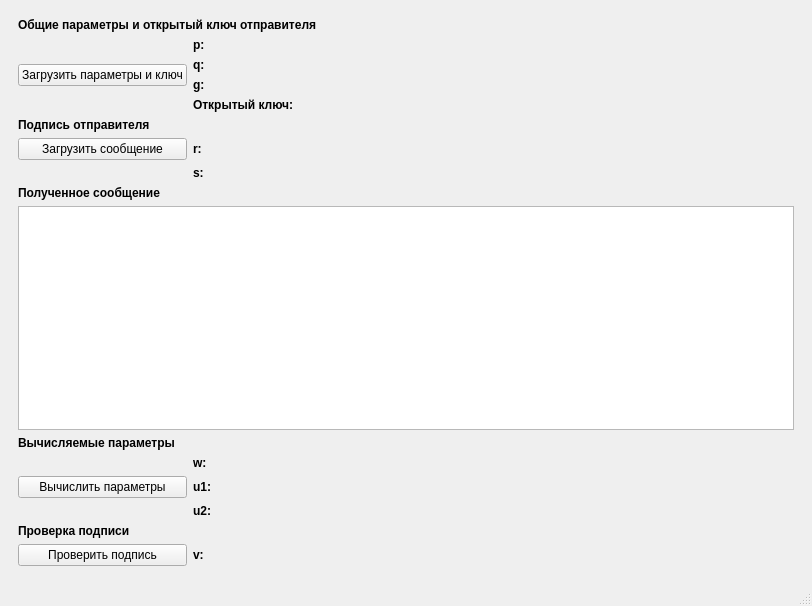
<?xml version="1.0" encoding="UTF-8"?>
<ui version="4.0">
 <class>DSA</class>
 <widget class="QMainWindow" name="DSA">
  <property name="geometry">
   <rect>
    <x>0</x>
    <y>0</y>
    <width>812</width>
    <height>606</height>
   </rect>
  </property>
  <property name="windowTitle">
   <string>DSA</string>
  </property>
  <widget class="QWidget" name="centralwidget">
   <layout class="QGridLayout" name="gridLayout_4">
    <item row="0" column="0">
     <widget class="QStackedWidget" name="stackedWidget">
      <property name="sizePolicy">
       <sizepolicy hsizetype="Preferred" vsizetype="Preferred">
        <horstretch>0</horstretch>
        <verstretch>0</verstretch>
       </sizepolicy>
      </property>
      <property name="currentIndex">
       <number>2</number>
      </property>
      <widget class="QWidget" name="pageChoice">
       <layout class="QGridLayout" name="gridLayout_2">
        <item row="0" column="0">
         <widget class="QPushButton" name="senderButton">
          <property name="text">
           <string>Отправитель</string>
          </property>
         </widget>
        </item>
        <item row="0" column="1">
         <widget class="QPushButton" name="receiverButton">
          <property name="text">
           <string>Получатель</string>
          </property>
         </widget>
        </item>
       </layout>
      </widget>
      <widget class="QWidget" name="pageSender">
       <layout class="QGridLayout" name="gridLayout_3">
        <property name="horizontalSpacing">
         <number>6</number>
        </property>
        <item row="1" column="0">
         <widget class="QPushButton" name="generateParamsButton">
          <property name="text">
           <string>Сгенерировать общие параметры</string>
          </property>
         </widget>
        </item>
        <item row="12" column="0" rowspan="2">
         <widget class="QPushButton" name="signButton">
          <property name="text">
           <string>Подписать</string>
          </property>
         </widget>
        </item>
        <item row="7" column="0">
         <widget class="QPushButton" name="saveKeysButton">
          <property name="text">
           <string>Сохранить ключи</string>
          </property>
         </widget>
        </item>
        <item row="4" column="0">
         <widget class="QLabel" name="senderKeys">
          <property name="sizePolicy">
           <sizepolicy hsizetype="Preferred" vsizetype="Preferred">
            <horstretch>0</horstretch>
            <verstretch>0</verstretch>
           </sizepolicy>
          </property>
          <property name="font">
           <font>
            <weight>75</weight>
            <bold>true</bold>
           </font>
          </property>
          <property name="lineWidth">
           <number>-2</number>
          </property>
          <property name="text">
           <string>Ключи отправителя</string>
          </property>
         </widget>
        </item>
        <item row="1" column="1">
         <widget class="QPushButton" name="p_checkButton">
          <property name="sizePolicy">
           <sizepolicy hsizetype="Fixed" vsizetype="Fixed">
            <horstretch>0</horstretch>
            <verstretch>0</verstretch>
           </sizepolicy>
          </property>
          <property name="text">
           <string>!</string>
          </property>
         </widget>
        </item>
        <item row="1" column="2">
         <widget class="QLabel" name="p_sender">
          <property name="sizePolicy">
           <sizepolicy hsizetype="Expanding" vsizetype="Preferred">
            <horstretch>0</horstretch>
            <verstretch>0</verstretch>
           </sizepolicy>
          </property>
          <property name="font">
           <font>
            <weight>75</weight>
            <bold>true</bold>
           </font>
          </property>
          <property name="lineWidth">
           <number>-2</number>
          </property>
          <property name="text">
           <string>p:</string>
          </property>
         </widget>
        </item>
        <item row="2" column="2">
         <widget class="QLabel" name="q_sender">
          <property name="sizePolicy">
           <sizepolicy hsizetype="Preferred" vsizetype="Preferred">
            <horstretch>0</horstretch>
            <verstretch>0</verstretch>
           </sizepolicy>
          </property>
          <property name="font">
           <font>
            <weight>75</weight>
            <bold>true</bold>
           </font>
          </property>
          <property name="lineWidth">
           <number>-2</number>
          </property>
          <property name="text">
           <string>q:</string>
          </property>
         </widget>
        </item>
        <item row="8" column="0">
         <widget class="QPushButton" name="generateKButton">
          <property name="text">
           <string>Сгенерировать k</string>
          </property>
         </widget>
        </item>
        <item row="5" column="0">
         <widget class="QPushButton" name="generateKeysButton">
          <property name="text">
           <string>Сгенерировать ключи</string>
          </property>
         </widget>
        </item>
        <item row="11" column="0">
         <widget class="QLabel" name="senderMessageHash">
          <property name="sizePolicy">
           <sizepolicy hsizetype="Preferred" vsizetype="Preferred">
            <horstretch>0</horstretch>
            <verstretch>0</verstretch>
           </sizepolicy>
          </property>
          <property name="font">
           <font>
            <weight>75</weight>
            <bold>true</bold>
           </font>
          </property>
          <property name="lineWidth">
           <number>-2</number>
          </property>
          <property name="text">
           <string>Хэш сообщения:</string>
          </property>
         </widget>
        </item>
        <item row="0" column="0">
         <widget class="QLabel" name="senderParams">
          <property name="sizePolicy">
           <sizepolicy hsizetype="Preferred" vsizetype="Preferred">
            <horstretch>0</horstretch>
            <verstretch>0</verstretch>
           </sizepolicy>
          </property>
          <property name="font">
           <font>
            <weight>75</weight>
            <bold>true</bold>
           </font>
          </property>
          <property name="lineWidth">
           <number>-2</number>
          </property>
          <property name="text">
           <string>Общие параметры</string>
          </property>
         </widget>
        </item>
        <item row="3" column="0">
         <widget class="QPushButton" name="saveParamsButton">
          <property name="text">
           <string>Сохранить общие параметры</string>
          </property>
         </widget>
        </item>
        <item row="2" column="0">
         <widget class="QPushButton" name="uploadParamsButton">
          <property name="sizePolicy">
           <sizepolicy hsizetype="Minimum" vsizetype="Fixed">
            <horstretch>0</horstretch>
            <verstretch>0</verstretch>
           </sizepolicy>
          </property>
          <property name="text">
           <string>Загрузить общие параметры</string>
          </property>
         </widget>
        </item>
        <item row="6" column="0">
         <widget class="QPushButton" name="uploadKeysButton">
          <property name="text">
           <string>Загрузить ключи</string>
          </property>
         </widget>
        </item>
        <item row="9" column="0">
         <widget class="QLabel" name="senderMessage">
          <property name="sizePolicy">
           <sizepolicy hsizetype="Preferred" vsizetype="Preferred">
            <horstretch>0</horstretch>
            <verstretch>0</verstretch>
           </sizepolicy>
          </property>
          <property name="font">
           <font>
            <weight>75</weight>
            <bold>true</bold>
           </font>
          </property>
          <property name="lineWidth">
           <number>-2</number>
          </property>
          <property name="text">
           <string>Ввод сообщения</string>
          </property>
         </widget>
        </item>
        <item row="10" column="0" colspan="3">
         <widget class="QTextEdit" name="textMessageSender"/>
        </item>
        <item row="14" column="0">
         <widget class="QPushButton" name="saveButton">
          <property name="text">
           <string>Сохранить</string>
          </property>
         </widget>
        </item>
        <item row="2" column="1">
         <widget class="QPushButton" name="q_checkButton">
          <property name="sizePolicy">
           <sizepolicy hsizetype="Minimum" vsizetype="Fixed">
            <horstretch>0</horstretch>
            <verstretch>0</verstretch>
           </sizepolicy>
          </property>
          <property name="layoutDirection">
           <enum>Qt::LeftToRight</enum>
          </property>
          <property name="text">
           <string>!</string>
          </property>
         </widget>
        </item>
        <item row="5" column="1" colspan="2">
         <widget class="QLabel" name="senderPublicKey">
          <property name="sizePolicy">
           <sizepolicy hsizetype="Preferred" vsizetype="Preferred">
            <horstretch>0</horstretch>
            <verstretch>0</verstretch>
           </sizepolicy>
          </property>
          <property name="font">
           <font>
            <weight>75</weight>
            <bold>true</bold>
           </font>
          </property>
          <property name="lineWidth">
           <number>-2</number>
          </property>
          <property name="text">
           <string>Открытый ключ:</string>
          </property>
         </widget>
        </item>
        <item row="7" column="1" colspan="2">
         <widget class="QLabel" name="senderPrivatKey">
          <property name="sizePolicy">
           <sizepolicy hsizetype="Preferred" vsizetype="Preferred">
            <horstretch>0</horstretch>
            <verstretch>0</verstretch>
           </sizepolicy>
          </property>
          <property name="font">
           <font>
            <weight>75</weight>
            <bold>true</bold>
           </font>
          </property>
          <property name="lineWidth">
           <number>-2</number>
          </property>
          <property name="text">
           <string>Закрытый ключ:</string>
          </property>
         </widget>
        </item>
        <item row="8" column="1" colspan="2">
         <widget class="QLabel" name="senderRandK">
          <property name="sizePolicy">
           <sizepolicy hsizetype="Preferred" vsizetype="Preferred">
            <horstretch>0</horstretch>
            <verstretch>0</verstretch>
           </sizepolicy>
          </property>
          <property name="font">
           <font>
            <weight>75</weight>
            <bold>true</bold>
           </font>
          </property>
          <property name="lineWidth">
           <number>-2</number>
          </property>
          <property name="text">
           <string>k:</string>
          </property>
         </widget>
        </item>
        <item row="12" column="1" colspan="2">
         <widget class="QLabel" name="senderSignature">
          <property name="sizePolicy">
           <sizepolicy hsizetype="Preferred" vsizetype="Preferred">
            <horstretch>0</horstretch>
            <verstretch>0</verstretch>
           </sizepolicy>
          </property>
          <property name="font">
           <font>
            <weight>75</weight>
            <bold>true</bold>
           </font>
          </property>
          <property name="lineWidth">
           <number>-2</number>
          </property>
          <property name="text">
           <string>Подпись</string>
          </property>
         </widget>
        </item>
        <item row="13" column="1" colspan="2">
         <widget class="QLabel" name="r_sender">
          <property name="sizePolicy">
           <sizepolicy hsizetype="Preferred" vsizetype="Preferred">
            <horstretch>0</horstretch>
            <verstretch>0</verstretch>
           </sizepolicy>
          </property>
          <property name="font">
           <font>
            <weight>75</weight>
            <bold>true</bold>
           </font>
          </property>
          <property name="lineWidth">
           <number>-2</number>
          </property>
          <property name="text">
           <string>r:</string>
          </property>
         </widget>
        </item>
        <item row="14" column="1" colspan="2">
         <widget class="QLabel" name="s_sender">
          <property name="sizePolicy">
           <sizepolicy hsizetype="Preferred" vsizetype="Preferred">
            <horstretch>0</horstretch>
            <verstretch>0</verstretch>
           </sizepolicy>
          </property>
          <property name="font">
           <font>
            <weight>75</weight>
            <bold>true</bold>
           </font>
          </property>
          <property name="lineWidth">
           <number>-2</number>
          </property>
          <property name="text">
           <string>s:</string>
          </property>
         </widget>
        </item>
        <item row="3" column="2">
         <widget class="QLabel" name="g_sender">
          <property name="sizePolicy">
           <sizepolicy hsizetype="Preferred" vsizetype="Preferred">
            <horstretch>0</horstretch>
            <verstretch>0</verstretch>
           </sizepolicy>
          </property>
          <property name="font">
           <font>
            <weight>75</weight>
            <bold>true</bold>
           </font>
          </property>
          <property name="lineWidth">
           <number>-2</number>
          </property>
          <property name="text">
           <string>g:</string>
          </property>
         </widget>
        </item>
       </layout>
      </widget>
      <widget class="QWidget" name="pageReciever">
       <layout class="QGridLayout" name="gridLayout">
        <item row="5" column="0" colspan="2">
         <widget class="QLabel" name="signSender">
          <property name="font">
           <font>
            <weight>75</weight>
            <bold>true</bold>
           </font>
          </property>
          <property name="text">
           <string>Подпись отправителя</string>
          </property>
         </widget>
        </item>
        <item row="13" column="0">
         <widget class="QPushButton" name="calculateButtonReciever">
          <property name="text">
           <string>Вычислить параметры</string>
          </property>
         </widget>
        </item>
        <item row="16" column="1" colspan="3">
         <widget class="QLabel" name="v_Reciever">
          <property name="font">
           <font>
            <weight>75</weight>
            <bold>true</bold>
           </font>
          </property>
          <property name="text">
           <string>v:</string>
          </property>
         </widget>
        </item>
        <item row="0" column="0" colspan="4">
         <widget class="QLabel" name="ParamsReciever">
          <property name="font">
           <font>
            <weight>75</weight>
            <bold>true</bold>
           </font>
          </property>
          <property name="text">
           <string>Общие параметры и открытый ключ отправителя</string>
          </property>
         </widget>
        </item>
        <item row="13" column="1" colspan="3">
         <widget class="QLabel" name="u1_Reciever">
          <property name="font">
           <font>
            <weight>75</weight>
            <bold>true</bold>
           </font>
          </property>
          <property name="text">
           <string>u1:</string>
          </property>
         </widget>
        </item>
        <item row="12" column="1" colspan="3">
         <widget class="QLabel" name="w_Reciever">
          <property name="font">
           <font>
            <weight>75</weight>
            <bold>true</bold>
           </font>
          </property>
          <property name="text">
           <string>w:</string>
          </property>
         </widget>
        </item>
        <item row="14" column="1" colspan="3">
         <widget class="QLabel" name="u2_Reciever">
          <property name="font">
           <font>
            <weight>75</weight>
            <bold>true</bold>
           </font>
          </property>
          <property name="text">
           <string>u2:</string>
          </property>
         </widget>
        </item>
        <item row="7" column="1" colspan="3">
         <widget class="QLabel" name="s_reciever">
          <property name="font">
           <font>
            <weight>75</weight>
            <bold>true</bold>
           </font>
          </property>
          <property name="text">
           <string>s:</string>
          </property>
         </widget>
        </item>
        <item row="3" column="1" colspan="3">
         <widget class="QLabel" name="g_Reciever">
          <property name="font">
           <font>
            <weight>75</weight>
            <bold>true</bold>
           </font>
          </property>
          <property name="text">
           <string>g:</string>
          </property>
         </widget>
        </item>
        <item row="4" column="1" colspan="3">
         <widget class="QLabel" name="publicKeySender">
          <property name="font">
           <font>
            <weight>75</weight>
            <bold>true</bold>
           </font>
          </property>
          <property name="text">
           <string>Открытый ключ:</string>
          </property>
         </widget>
        </item>
        <item row="8" column="0" colspan="4">
         <widget class="QLabel" name="messageReciever">
          <property name="font">
           <font>
            <weight>75</weight>
            <bold>true</bold>
           </font>
          </property>
          <property name="text">
           <string>Полученное сообщение</string>
          </property>
         </widget>
        </item>
        <item row="2" column="1" colspan="3">
         <widget class="QLabel" name="q_Reciever">
          <property name="font">
           <font>
            <weight>75</weight>
            <bold>true</bold>
           </font>
          </property>
          <property name="text">
           <string>q:</string>
          </property>
         </widget>
        </item>
        <item row="6" column="1" colspan="3">
         <widget class="QLabel" name="r_reciever">
          <property name="font">
           <font>
            <weight>75</weight>
            <bold>true</bold>
           </font>
          </property>
          <property name="text">
           <string>r:</string>
          </property>
         </widget>
        </item>
        <item row="15" column="0" colspan="2">
         <widget class="QLabel" name="checkReciever">
          <property name="font">
           <font>
            <weight>75</weight>
            <bold>true</bold>
           </font>
          </property>
          <property name="text">
           <string>Проверка подписи</string>
          </property>
         </widget>
        </item>
        <item row="1" column="1" colspan="3">
         <widget class="QLabel" name="p_Reciever">
          <property name="sizePolicy">
           <sizepolicy hsizetype="Expanding" vsizetype="Preferred">
            <horstretch>0</horstretch>
            <verstretch>0</verstretch>
           </sizepolicy>
          </property>
          <property name="font">
           <font>
            <weight>75</weight>
            <bold>true</bold>
           </font>
          </property>
          <property name="text">
           <string>p:</string>
          </property>
         </widget>
        </item>
        <item row="16" column="0">
         <widget class="QPushButton" name="checkButtonReciever">
          <property name="text">
           <string>Проверить подпись</string>
          </property>
         </widget>
        </item>
        <item row="9" column="0" colspan="4">
         <widget class="QTextEdit" name="textMessage">
          <property name="textInteractionFlags">
           <set>Qt::TextSelectableByKeyboard|Qt::TextSelectableByMouse</set>
          </property>
         </widget>
        </item>
        <item row="11" column="0">
         <widget class="QLabel" name="params_Reciever">
          <property name="font">
           <font>
            <weight>75</weight>
            <bold>true</bold>
           </font>
          </property>
          <property name="text">
           <string>Вычисляемые параметры</string>
          </property>
         </widget>
        </item>
        <item row="2" column="0" rowspan="2">
         <widget class="QPushButton" name="uploadParamsKeyButton">
          <property name="sizePolicy">
           <sizepolicy hsizetype="Fixed" vsizetype="Fixed">
            <horstretch>0</horstretch>
            <verstretch>0</verstretch>
           </sizepolicy>
          </property>
          <property name="text">
           <string>Загрузить параметры и ключ</string>
          </property>
         </widget>
        </item>
        <item row="6" column="0">
         <widget class="QPushButton" name="uploadButtonReciever">
          <property name="text">
           <string>Загрузить сообщение</string>
          </property>
         </widget>
        </item>
       </layout>
      </widget>
     </widget>
    </item>
   </layout>
  </widget>
  <widget class="QMenuBar" name="menubar">
   <property name="geometry">
    <rect>
     <x>0</x>
     <y>0</y>
     <width>812</width>
     <height>20</height>
    </rect>
   </property>
  </widget>
  <widget class="QStatusBar" name="statusbar"/>
 </widget>
 <resources/>
 <connections/>
</ui>
